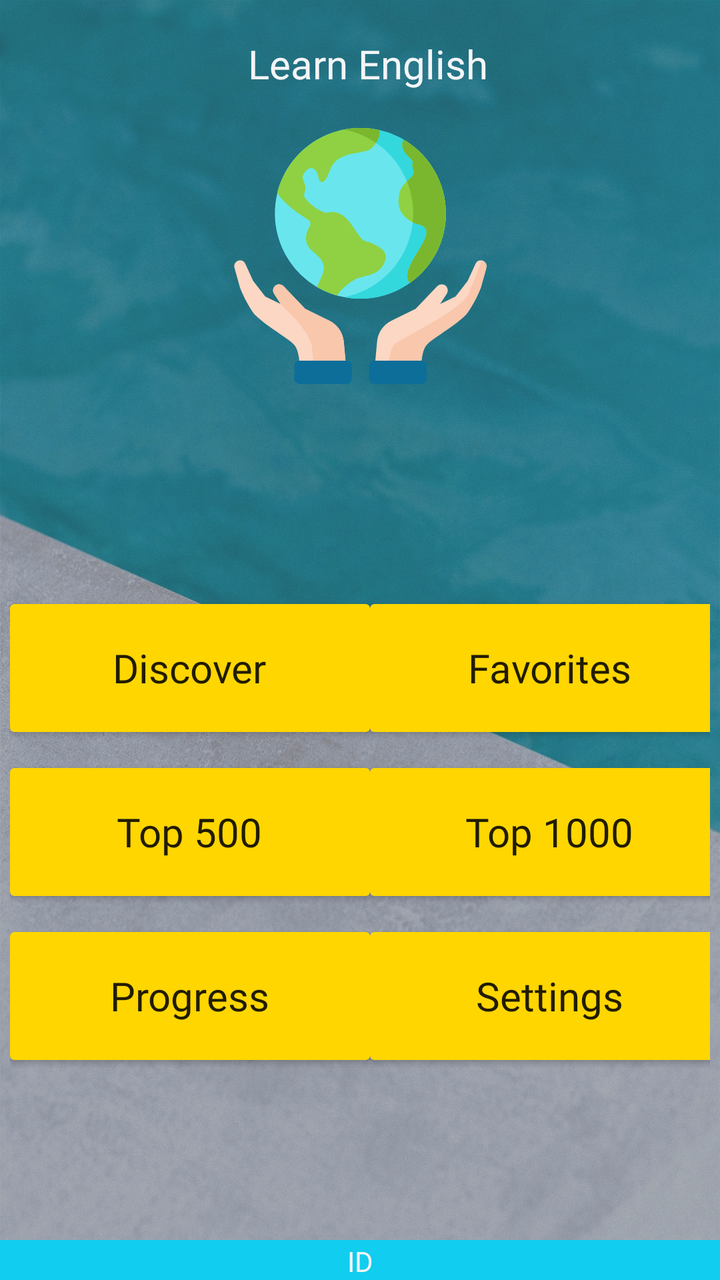
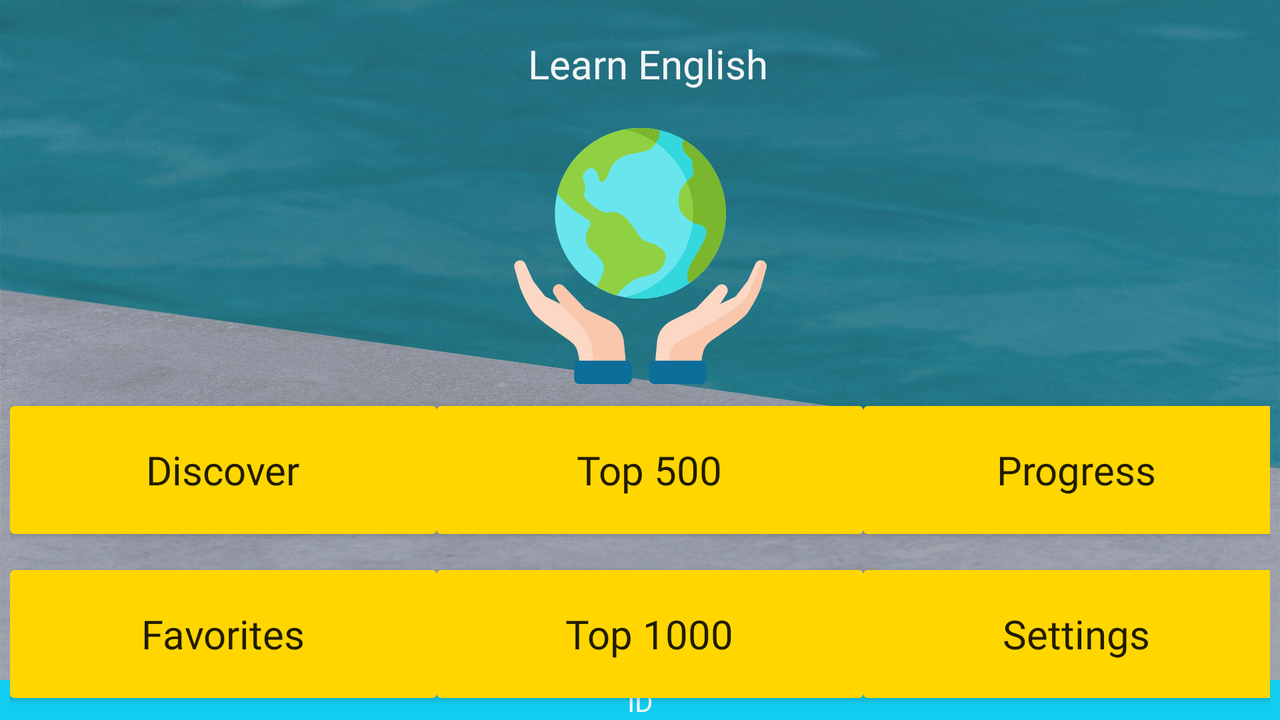

One screen, two layout resources from the same app: the default and the repository's alternative for another configuration. Each is rendered where Android would select it; the XML of both is given below.
<!-- AndroidManifest.xml: application theme AppTheme -->
<!-- res/layout/activity_home.xml -->
<?xml version="1.0" encoding="utf-8"?>
<androidx.constraintlayout.widget.ConstraintLayout xmlns:android="http://schemas.android.com/apk/res/android"
    xmlns:app="http://schemas.android.com/apk/res-auto"
    android:layout_width="match_parent"
    android:layout_height="match_parent">

    <include layout="@layout/activity_base" />

    <include
        android:id="@+id/cvHeader"
        layout="@layout/header" />

    <androidx.constraintlayout.widget.ConstraintLayout
        android:layout_width="0dp"
        android:layout_height="0dp"
        app:layout_constraintBottom_toBottomOf="parent"
        app:layout_constraintEnd_toEndOf="parent"
        app:layout_constraintStart_toStartOf="parent"
        app:layout_constraintTop_toBottomOf="@id/cvHeader">

        <ImageView
            android:id="@+id/ivLogo"
            android:layout_width="128dp"
            android:layout_height="128dp"
            android:contentDescription="@string/todo"
            android:src="@drawable/ic_learn_english"
            app:layout_constraintEnd_toEndOf="parent"
            app:layout_constraintStart_toStartOf="parent"
            app:layout_constraintTop_toTopOf="parent" />

        <TableLayout
            android:id="@+id/tableLayout1"
            android:layout_width="match_parent"
            android:layout_height="0dp"
            android:gravity="center"
            android:stretchColumns="*"
            app:layout_constraintBottom_toBottomOf="parent"
            app:layout_constraintTop_toBottomOf="@id/ivLogo">

            <TableRow android:padding="5dip">

                <androidx.cardview.widget.CardView
                    android:id="@+id/cvLearn"
                    android:layout_width="0dp"
                    android:layout_height="64dp"
                    android:layout_marginHorizontal="@dimen/fab_margin"
                    android:layout_marginVertical="4dp"
                    app:cardBackgroundColor="@color/colorYellow">

                    <TextView
                        style="@style/TextAppearance.AppCompat.Title"
                        android:layout_width="wrap_content"
                        android:layout_height="wrap_content"
                        android:layout_gravity="center"
                        android:fontFamily="@font/archivo_black"
                        android:text="@string/discover" />
                </androidx.cardview.widget.CardView>

                <androidx.cardview.widget.CardView
                    android:id="@+id/cvFavorites"
                    android:layout_width="0dp"
                    android:layout_height="64dp"
                    android:layout_marginHorizontal="@dimen/fab_margin"
                    android:layout_marginVertical="4dp"
                    app:cardBackgroundColor="@color/colorYellow">

                    <TextView
                        style="@style/TextAppearance.AppCompat.Title"
                        android:layout_width="wrap_content"
                        android:layout_height="wrap_content"
                        android:layout_gravity="center"
                        android:fontFamily="@font/archivo_black"
                        android:text="@string/favorites" />
                </androidx.cardview.widget.CardView>
            </TableRow>

            <TableRow android:padding="5dip">

                <androidx.cardview.widget.CardView
                    android:id="@+id/cvTop500"
                    android:layout_width="0dp"
                    android:layout_height="64dp"
                    android:layout_marginHorizontal="@dimen/fab_margin"
                    android:layout_marginVertical="4dp"
                    app:cardBackgroundColor="@color/colorYellow">

                    <TextView
                        style="@style/TextAppearance.AppCompat.Title"
                        android:layout_width="wrap_content"
                        android:layout_height="wrap_content"
                        android:layout_gravity="center"
                        android:fontFamily="@font/archivo_black"
                        android:text="@string/top_500" />
                </androidx.cardview.widget.CardView>

                <androidx.cardview.widget.CardView
                    android:id="@+id/cvTop1000"
                    android:layout_width="0dp"
                    android:layout_height="64dp"
                    android:layout_marginHorizontal="@dimen/fab_margin"
                    android:layout_marginVertical="4dp"
                    app:cardBackgroundColor="@color/colorYellow">

                    <TextView
                        style="@style/TextAppearance.AppCompat.Title"
                        android:layout_width="wrap_content"
                        android:layout_height="wrap_content"
                        android:layout_gravity="center"
                        android:fontFamily="@font/archivo_black"
                        android:text="@string/top_1000" />
                </androidx.cardview.widget.CardView>
            </TableRow>

            <TableRow android:padding="5dip">

                <androidx.cardview.widget.CardView
                    android:id="@+id/cvProgress"
                    android:layout_width="0dp"
                    android:layout_height="64dp"
                    android:layout_marginHorizontal="@dimen/fab_margin"
                    android:layout_marginVertical="4dp"
                    app:cardBackgroundColor="@color/colorYellow">

                    <TextView
                        style="@style/TextAppearance.AppCompat.Title"
                        android:layout_width="wrap_content"
                        android:layout_height="wrap_content"
                        android:layout_gravity="center"
                        android:fontFamily="@font/archivo_black"
                        android:text="@string/progress" />
                </androidx.cardview.widget.CardView>

                <androidx.cardview.widget.CardView
                    android:id="@+id/cvSettings"
                    android:layout_width="0dp"
                    android:layout_height="64dp"
                    android:layout_marginHorizontal="@dimen/fab_margin"
                    android:layout_marginVertical="4dp"
                    app:cardBackgroundColor="@color/colorYellow">

                    <TextView
                        style="@style/TextAppearance.AppCompat.Title"
                        android:layout_width="wrap_content"
                        android:layout_height="wrap_content"
                        android:layout_gravity="center"
                        android:fontFamily="@font/archivo_black"
                        android:text="@string/settings" />
                </androidx.cardview.widget.CardView>
            </TableRow>

        </TableLayout>

    </androidx.constraintlayout.widget.ConstraintLayout>
</androidx.constraintlayout.widget.ConstraintLayout>
<!-- res/layout/activity_base.xml (included above) -->
<?xml version="1.0" encoding="utf-8"?>
<androidx.constraintlayout.widget.ConstraintLayout xmlns:android="http://schemas.android.com/apk/res/android"
    android:layout_width="match_parent"
    android:layout_height="match_parent"
    android:orientation="vertical">


    <include layout="@layout/background" />

    <ImageView
        android:layout_width="match_parent"
        android:layout_height="match_parent"
        android:alpha=".3"
        android:contentDescription="@string/todo"
        android:src="@android:color/black" />

    <include layout="@layout/footer" />


</androidx.constraintlayout.widget.ConstraintLayout>
<!-- res/layout/header.xml (included above) -->
<?xml version="1.0" encoding="utf-8"?>
<androidx.constraintlayout.widget.ConstraintLayout xmlns:android="http://schemas.android.com/apk/res/android"
    xmlns:app="http://schemas.android.com/apk/res-auto"
    android:id="@+id/clHeader"
    android:layout_width="match_parent"
    android:layout_height="64dp">

    <ImageView
        android:id="@+id/ivBack"
        android:layout_width="64dp"
        android:layout_height="match_parent"
        android:layout_margin="8dp"
        android:contentDescription="@string/todo"
        android:rotation="180"
        android:src="@drawable/ic_baseline_arrow_forward_ios_24"
        app:layout_constraintStart_toStartOf="parent"
        app:layout_constraintTop_toTopOf="parent" />

    <TextView
        style="@style/TextAppearance.AppCompat.Title"
        android:layout_width="0dp"
        android:layout_height="match_parent"
        android:layout_marginEnd="64dp"
        android:fontFamily="@font/archivo_black"
        android:gravity="center"
        android:text="@string/slide_1_title"
        android:textColor="@color/colorSecondary"
        app:layout_constraintEnd_toEndOf="parent"
        app:layout_constraintStart_toEndOf="@id/ivBack" />


</androidx.constraintlayout.widget.ConstraintLayout>
<!-- res/layout/background.xml (included above) -->
<?xml version="1.0" encoding="utf-8"?>
<androidx.constraintlayout.widget.ConstraintLayout xmlns:android="http://schemas.android.com/apk/res/android"
    android:id="@+id/clRoot"
    android:layout_width="match_parent"
    android:layout_height="match_parent"
    android:background="@drawable/background_1">



</androidx.constraintlayout.widget.ConstraintLayout>
<!-- res/layout/footer.xml (included above) -->
<?xml version="1.0" encoding="utf-8"?>
<androidx.constraintlayout.widget.ConstraintLayout xmlns:android="http://schemas.android.com/apk/res/android"
    xmlns:app="http://schemas.android.com/apk/res-auto"
    android:layout_width="match_parent"
    android:layout_height="match_parent">


    <View
        android:layout_width="match_parent"
        android:layout_height="20dp"
        android:background="@color/colorInfo"
        app:layout_constraintBottom_toBottomOf="parent"
        app:layout_constraintLeft_toLeftOf="parent" />

    <TextView
        android:id="@+id/tvID"
        android:layout_width="wrap_content"
        android:layout_height="wrap_content"
        android:text="@string/id"
        android:textColor="@color/colorSecondary"
        app:layout_constraintBottom_toBottomOf="parent"
        app:layout_constraintLeft_toLeftOf="parent"
        app:layout_constraintRight_toRightOf="parent" />
</androidx.constraintlayout.widget.ConstraintLayout>
<!-- resources referenced by this layout -->
<resources>
  <color name="colorInfo">@color/colorAccent</color>
  <color name="colorSecondary">#F4F5F7</color>
  <color name="colorYellow">#ffd600</color>
  <!-- drawable background_1: jpg bitmap (drawable-v24, 734896 bytes) -->
  <!-- drawable ic_learn_english: vector/xml drawable (drawable, 5311 chars, omitted) -->
  <string name="discover">Discover</string>
  <string name="favorites">Favorites</string>
  <string name="id">ID</string>
  <string name="progress">Progress</string>
  <string name="settings">Settings</string>
  <string name="slide_1_title">Learn English</string>
  <string name="todo">TODO</string>
  <string name="top_1000">Top 1000</string>
  <string name="top_500">Top 500</string>
  <style name="AppTheme" parent="Theme.AppCompat.Light.NoActionBar">
          
          <item name="colorPrimary">@color/colorPrimary</item>
          <item name="colorPrimaryDark">@color/colorPrimaryDark</item>
          <item name="colorAccent">@color/colorAccent</item>
      </style>
  <color name="colorAccent">#11CDEF</color>
  <color name="colorPrimary">#5E72E4</color>
  <color name="colorPrimaryDark">#172B4D</color>
</resources>
<!-- res/layout-land/activity_home.xml (the repository's variant of the layout above) -->
<!-- drawn on the phone turned sideways -->
<?xml version="1.0" encoding="utf-8"?>
<androidx.constraintlayout.widget.ConstraintLayout xmlns:android="http://schemas.android.com/apk/res/android"
    xmlns:app="http://schemas.android.com/apk/res-auto"
    android:layout_width="match_parent"
    android:layout_height="match_parent">

    <include layout="@layout/activity_base" />

    <include
        android:id="@+id/cvHeader"
        layout="@layout/header" />

    <androidx.constraintlayout.widget.ConstraintLayout
        android:layout_width="0dp"
        android:layout_height="0dp"
        app:layout_constraintBottom_toBottomOf="parent"
        app:layout_constraintEnd_toEndOf="parent"
        app:layout_constraintStart_toStartOf="parent"
        app:layout_constraintTop_toBottomOf="@id/cvHeader">

        <ImageView
            android:id="@+id/ivLogo"
            android:layout_width="128dp"
            android:layout_height="128dp"
            android:contentDescription="@string/todo"
            android:src="@drawable/ic_learn_english"
            app:layout_constraintEnd_toEndOf="parent"
            app:layout_constraintStart_toStartOf="parent"
            app:layout_constraintTop_toTopOf="parent" />

        <TableLayout
            android:id="@+id/tableLayout1"
            android:layout_width="match_parent"
            android:layout_height="0dp"
            android:gravity="center"
            android:stretchColumns="*"
            app:layout_constraintBottom_toBottomOf="parent"
            app:layout_constraintTop_toBottomOf="@id/ivLogo">

            <TableRow android:padding="5dip">

                <androidx.cardview.widget.CardView
                    android:id="@+id/cvLearn"
                    android:layout_width="0dp"
                    android:layout_height="64dp"
                    android:layout_marginHorizontal="@dimen/fab_margin"
                    android:layout_marginVertical="4dp"
                    app:cardBackgroundColor="@color/colorYellow">

                    <TextView
                        style="@style/TextAppearance.AppCompat.Title"
                        android:layout_width="wrap_content"
                        android:layout_height="wrap_content"
                        android:layout_gravity="center"
                        android:fontFamily="@font/archivo_black"
                        android:text="@string/discover" />
                </androidx.cardview.widget.CardView>

                <androidx.cardview.widget.CardView
                    android:layout_width="0dp"
                    android:layout_height="64dp"
                    android:layout_marginHorizontal="@dimen/fab_margin"
                    android:layout_marginVertical="4dp"
                    app:cardBackgroundColor="@color/colorYellow">

                    <TextView
                        style="@style/TextAppearance.AppCompat.Title"
                        android:layout_width="wrap_content"
                        android:layout_height="wrap_content"
                        android:layout_gravity="center"
                        android:fontFamily="@font/archivo_black"
                        android:text="@string/top_500" />
                </androidx.cardview.widget.CardView>

                <androidx.cardview.widget.CardView
                    android:layout_width="0dp"
                    android:layout_height="64dp"
                    android:layout_marginHorizontal="@dimen/fab_margin"
                    android:layout_marginVertical="4dp"
                    app:cardBackgroundColor="@color/colorYellow">

                    <TextView
                        style="@style/TextAppearance.AppCompat.Title"
                        android:layout_width="wrap_content"
                        android:layout_height="wrap_content"
                        android:layout_gravity="center"
                        android:fontFamily="@font/archivo_black"
                        android:text="@string/progress" />
                </androidx.cardview.widget.CardView>

            </TableRow>

            <TableRow android:padding="5dip">


                <androidx.cardview.widget.CardView
                    android:layout_width="0dp"
                    android:layout_height="64dp"
                    android:layout_marginHorizontal="@dimen/fab_margin"
                    android:layout_marginVertical="4dp"
                    app:cardBackgroundColor="@color/colorYellow">

                    <TextView
                        style="@style/TextAppearance.AppCompat.Title"
                        android:layout_width="wrap_content"
                        android:layout_height="wrap_content"
                        android:layout_gravity="center"
                        android:fontFamily="@font/archivo_black"
                        android:text="@string/favorites" />
                </androidx.cardview.widget.CardView>

                <androidx.cardview.widget.CardView
                    android:layout_width="0dp"
                    android:layout_height="64dp"
                    android:layout_marginHorizontal="@dimen/fab_margin"
                    android:layout_marginVertical="4dp"
                    app:cardBackgroundColor="@color/colorYellow">

                    <TextView
                        style="@style/TextAppearance.AppCompat.Title"
                        android:layout_width="wrap_content"
                        android:layout_height="wrap_content"
                        android:layout_gravity="center"
                        android:fontFamily="@font/archivo_black"
                        android:text="@string/top_1000" />
                </androidx.cardview.widget.CardView>

                <androidx.cardview.widget.CardView
                    android:id="@+id/cvSettings"
                    android:layout_width="0dp"
                    android:layout_height="64dp"
                    android:layout_marginHorizontal="@dimen/fab_margin"
                    android:layout_marginVertical="4dp"
                    app:cardBackgroundColor="@color/colorYellow">

                    <TextView
                        style="@style/TextAppearance.AppCompat.Title"
                        android:layout_width="wrap_content"
                        android:layout_height="wrap_content"
                        android:layout_gravity="center"
                        android:fontFamily="@font/archivo_black"
                        android:text="@string/settings" />
                </androidx.cardview.widget.CardView>
            </TableRow>


        </TableLayout>

    </androidx.constraintlayout.widget.ConstraintLayout>


</androidx.constraintlayout.widget.ConstraintLayout>
